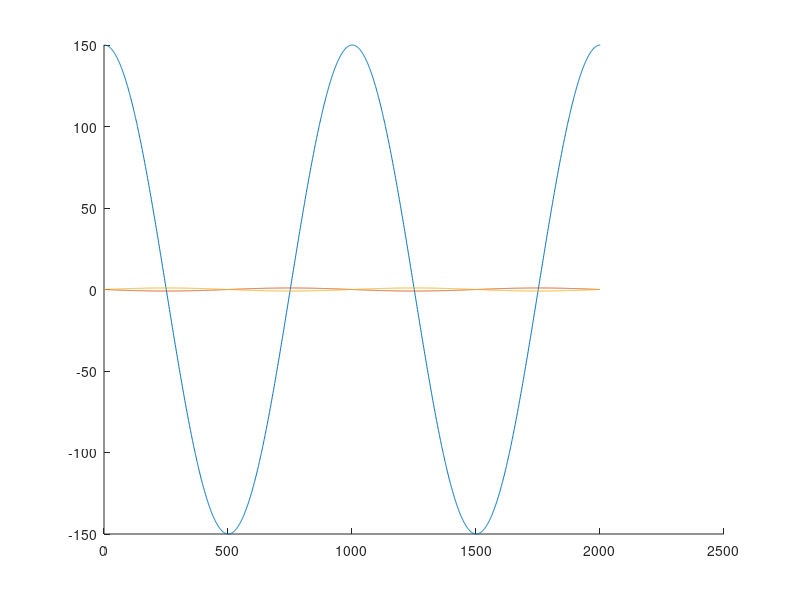

Source code (MATLAB): (Note: this script raises an error after producing the figure.)
%% generate open loop commands from goal 1st time
% generate 0.2 Hz sine wave 
% in mm and ms

close all;
dt = 1; % ms
time_int = 50; % ms (command every 0.5s) need to be inputted to teensy sketch
% total_time = 6001;

% for the step response
% dist = 500;
% posGoal = [0*ones(1, 1000) 0:dist/500:dist dist*ones(1, 2000) dist:-dist/500:0 0*ones(1, 1000)]; % for trapezium (step response)

% for the sine waves
amplitude = 150;
a = 0:2000;
b = 1000:2000;

posGoal = [amplitude*cos(2*pi*a/1000)];
% [amplitude*cos(2*pi*a/2000)]
%[amplitude*cos(2*pi*a/500)] 
%    [amplitude*cos(2*pi*b/250)];
% 
  
% continuous velocity of the motors
Av = diff(posGoal)/dt; 
Bv = diff(-posGoal)/dt;

% scale from m/s to motor command levels (-255 to 255)
% initially by an arbitrary value, it will be adjusted each iteration
Av_initialCommand = Av * 6 + (Av >= 0).*Av*20 + 3;
Bv_initialCommand = Bv * 6 + (Bv >= 0).*Bv*20 + 3;

Av_disc = [];
Bv_disc = [];

% discretise motor command
for i = 1:time_int:numel(Av_initialCommand)
    Av_disc = [Av_disc Av_initialCommand(i)];
    Bv_disc = [Bv_disc Bv_initialCommand(i)];
end

figure(1); hold on;
plot(posGoal)
plot(Av);
plot(Bv);
% plot(Av_initialCommand);
% plot(Bv_initialCommand);

output = "M ";
for i = 1:length(Av_disc)
    output = append(output, sprintf('%.0f ' , Av_disc(i)));
    output = append(output, sprintf('%.0f ' , Bv_disc(i)));
end
disp(output);

posGoal = 150-posGoal;
%% processing recorded data and plotting position date

% open the mocap matlab file first

close all;

encoder_scale = 30*pi/256; % counts to mm conversion
mocapFile = sine_z0003; % change name of mocap mat file each time
% mocap data is already in mm

teensyTable = readtable('CoolTerm Capture 2023-06-09 zMethod_003.txt'); % insert name of teensy serial file
mocap_all_data = mocapFile.Trajectories.Labeled.Data; % insert name of mocap file % add (1,:,:) at the end to select which label
% mocap_all_data = mocap_all_data(:,:,1:760); % cut off the end

mocapX = squeeze(mocap_all_data(1,1,:));
mocapY = squeeze(mocap_all_data(1,2,:));
mocap1D = sqrt(mocapX.^2 + mocapY.^2);
mocap1D = mocap1D - mocap1D(1); % so it starts at 0
mocapZ = squeeze(mocap_all_data(1,3,:)); % the height (z location)
mocapZ = mocapZ - mocapZ(1); % calibrate start height, add an offset the first time to increase tension (- 220)

teensyArray = table2array(teensyTable);
Encoder1 = encoder_scale*(teensyArray(:, 2));
Encoder1 = Encoder1 - Encoder1(1);
Encoder2 = encoder_scale*(teensyArray(:, 4));
Encoder2 = Encoder2 - Encoder2(1);
M1_command = 1*(teensyArray(:, 1));
M2_command = 1*(teensyArray(:, 3));
teensyFrameRate = (teensyArray(:, 5));

% the number of ms between every data point
mocapSamplingInterval = 1000*1/mocapFile.FrameRate;
teensySamplingInterval = 1000/mean(teensyFrameRate);

% resample at every ms (like posGoal) so can differentiate and compute
% error later
Encoder1 = interp1(1:teensySamplingInterval:teensySamplingInterval*numel(Encoder1), Encoder1, 1:teensySamplingInterval*numel(Encoder1)); 
Encoder2 = interp1(1:teensySamplingInterval:teensySamplingInterval*numel(Encoder2), Encoder2, 1:teensySamplingInterval*numel(Encoder2)); 
mocap1D = interp1(1:mocapSamplingInterval:mocapSamplingInterval*numel(mocap1D), mocap1D, 1:mocapSamplingInterval*numel(mocap1D)); 
mocapZ = interp1(1:mocapSamplingInterval:mocapSamplingInterval*numel(mocapZ), mocapZ, 1:mocapSamplingInterval*numel(mocapZ));

% remove any NaN values that are created at the end of the interpolation
mocap1D = mocap1D(~isnan(mocap1D));
mocapZ = mocapZ(~isnan(mocapZ));
% mocap1D = mocap1D(1,1:numel(Encoder1));
% mocapZ = mocapZ(1,1:numel(Encoder1));

% posGoal = -posGoal; % its flipped
set(groot,'defaultLineLineWidth', 1.3)
figure('Renderer', 'painters', 'Position', [10 10 900 500]); hold on;
title("0.5 Hz and 1 Hz Sine Wave Position Data (1st iteration)", FontSize=13);
plot(posGoal, 'color', 'black')
plot(Encoder1, 'color', [114 147 203]./215)
plot(-Encoder2, 'color', [211 94 96]./215)
plot(mocapZ, 'color', [144 103 167]./255);
plot(mocap1D, 'color', "#EDB120");
ylabel("distance (mm)", FontSize=12)
xlabel("t (ms)", FontSize=12);
legend("Goal", "Encoder 1 reading", "Encoder 2 reading","Z location (mocap)", "1D location (mocap)")
set(gca,'fontsize', 14)

% % for plotting the microcontrollers sampling rate:
% figure('Renderer', 'painters', 'Position', [10 10 900 300]); hold on;
% plot(1:teensySamplingInterval:teensySamplingInterval*numel(teensyFrameRate), teensyFrameRate); % move this to a plot below
% xlabel("t (ms)", FontSize=12);
% ylim([0 500])
% ylabel({'Microcontroller';'Frame Rate (Hz)'});
% set(gca,'fontsize', 14)


%% updating driving signal using position error

% data is now all in mm (scale matching with goal) and matched up at start time

% update these to previous command (continuous) as generated each iteration
Av_old = Av_initialCommand;
Bv_old = Bv_initialCommand;

% differentiate the position arrays for velocities (m/s as its mm/ms)
% mocap1D_vel = diff(mocap1D);
% En1_vel = diff(Encoder1);
% En2_vel = diff(Encoder2);
% mocap1D_vel = mocap1D_vel(1, 1:numel(Av_old));
% mocapZ = mocapZ(1, 1:numel(Av_initialCommand));

% gains for the different errors (tweak)
% gain1D = 0.015;
gain1D = 2;
gainZ = 0.00;
gainEn = 0.00015;

% the errors from mocap 1D, mocap Z and each encoder
error1D = posGoal - mocap1D(1:numel(posGoal));
errorZ = - mocapZ(1,1:numel(posGoal)); % if its falling, increase both motors commands
errorEnA = mocapZ(1:numel(posGoal)).*(posGoal - Encoder1(1:numel(posGoal)));
errorEnB = -mocapZ(1:numel(posGoal)).*(posGoal + Encoder2(1:numel(posGoal)));
error1D = diff_w(error1D,10);
% errorEnB = diff(errorEnB);

% updates for each motor
updateA = [-error1D(1:end-1)*gain1D zeros(1, numel(Av_old)-numel(error1D))] + [errorZ*gainZ zeros(1, numel(Av_old)-numel(errorZ))] + errorEnA*gainEn;
updateB = [error1D(1:end-1)*gain1D zeros(1, numel(Av_old)-numel(error1D))] + [errorZ*gainZ zeros(1, numel(Bv_old)-numel(errorZ))] + errorEnB*gainEn;

% new motor command sequences (each ms)
Av_new = Av_old + updateA;
Bv_new = Bv_old + updateB;

% limit maximum and minimum values
Av_new(Av_new > 127) = 127;
Av_new(Av_new < -127) = -127;
Bv_new(Bv_new > 127) = 127;
Bv_new(Bv_new < -127) = -127;

Av_new_disc = [];
Bv_new_disc = [];

% discretise motor command by averaging each chuck
for i = time_int+1:time_int:numel(posGoal)
    avg_A = mean(Av_new(i-time_int:i));
    avg_B = mean(Bv_new(i-time_int:i));
    Av_new_disc = [Av_new_disc avg_A];
    Bv_new_disc = [Bv_new_disc avg_B];
end

% create string to send to teensy with the new motor commands
output = "M ";
for i = 1:length(Av_new_disc)
    output = append(output, sprintf('%.0f ' , Av_new_disc(i)));
    output = append(output, sprintf('%.0f ' , Bv_new_disc(i)));
end
disp(output);

close all;
figure('Renderer', 'painters', 'Position', [10 10 900 600]); hold on;
plot(Av_new, 'color', [57 106 177]./255)
plot(Bv_new, 'color', [204 37 41]./255)
plot(Av_old, ':', 'color', [57 106 177]./255)
plot(Bv_old, ':', 'color', [204 37 41]./255)
plot(errorEnA*gainEn, 'color', [114 147 203]./215)
plot(errorEnB*gainEn, 'color', [211 94 96]./215)
plot(error1D*gain1D, 'color', "#EDB120")
% plot(errorZ*gainZ, 'color', [144 103 167]./255)
legend("Motor 1 new", "Motor 2 new", "Motor 1 old", "Motor 2 old", "Encoder 1 error adjustment", "Encoder 2 error adjustment","mocap 1D error adjustment");
title("Sine Wave Velocity Adjustments (1st iteration)", FontSize=13);
xlabel("t (ms)", FontSize=12);
ylabel("velocity (m/s)", FontSize=12)
set(gca,'fontsize', 14) 

% the unit is m/s but the errors are multiplied by a gain


% just for checking, actually plot separately with all the command
% iterations
% figure(3); hold on;
% plot(Av_new_disc);
% plot(Bv_new_disc);



